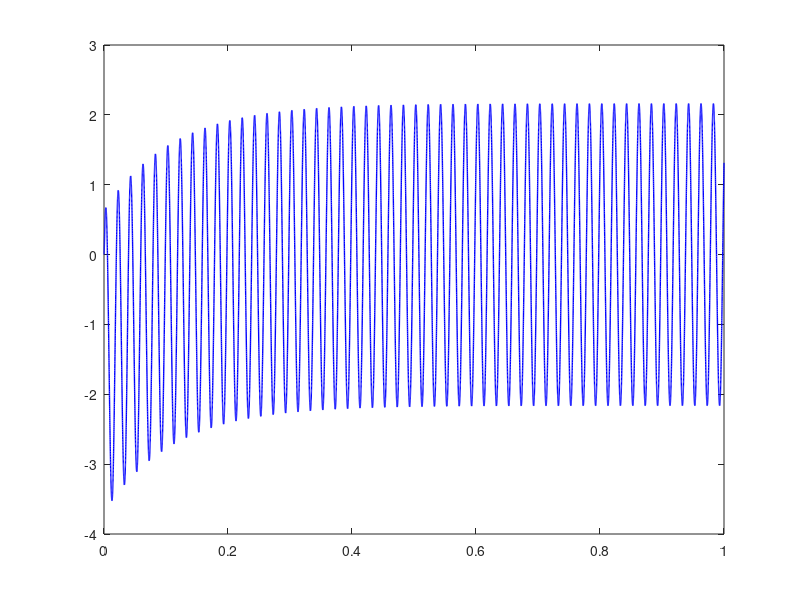

Here is the MATLAB script that generated this plot: (Note: this script raises an error after producing the figure.)
%% Steinmetz Constant slip
%Matthew Shirley
%Wednesday evening
%This is consistant with the writeup on overleaf

%Solves for current in stator I_s, given constant slip s.
%Produces a plot of current vs. time and a spectrum, both dimensional

%HEALTH WARNING!!!!! SPECTRUM WILL BE WRONG, need to talk to someone about
%details of evaluating it e.t.c..
% <--- I think this is done correctly now, MRM. 22/07/20

clear all, close all, clc

%% Define dinmensional parameters

freq = 50;  %frequency Hertz

s = 0.05; %Slip 

R_s = 2.3; %stator resistance (Ohms)

X_s =  17.5e-3 ;  %Stator reactance (Ohms)

R_r_dash = 4.2; %Rotor resistance (Ohms)

X_r_dash = X_s;  %Leakage resistance (Ohms)


X_m = 72.25/(2 * pi * freq);  %Magnetising resistance (Ohms)

V_rms = 90; %root mean squared of voltage


%% Pick nondimensional scalings
%Pick the scalings used to nondimensionalise the model

t0 = 1/freq;   %timescale  t= t0 \hat{t}
V0 = V_rms;    %voltage    V= V_{rms} \hat{V}
I0 = 1/R_r_dash; %current    I = \frac{V_{rms}}{R_r_dash}

%% calculate dimensional parameter groupings

%The dimensional coefficients:
%a_2_dim \ddot{I}_s + a_1_dim \dot{I}_s 
%                         + a_0_dim I_s =c_1_dim\dot{V}_s +c_0_dim V_s

%These are quantities \tilde{a}_i and \tilde{c}_i on overleaf
a_2_dim = X_r_dash + X_r_dash * X_s / X_m + X_s;

a_1_dim = X_r_dash * R_s/X_m + R_r_dash * X_s/(s*X_m) + R_s + R_r_dash/s;

a_0_dim = R_r_dash * R_s /(s*X_m);

c_1_dim = X_r_dash/X_m + 1;

c_0_dim = R_r_dash/(s*X_m);

%% Calculate NonDim coeffefiecents and define NonDim voltage functions

%Define voltage as funciton handle, varying with time
V_s = @(t) sqrt(2) * cos(2*pi*t); %The nondimensional voltage V_s(t)

dV_s = @(t) - 2 * sqrt(2) * pi * sin(2*pi*t); %The nondimensional derivative of voltage \dot{V}_s(t)

%Nondimensional coefficients:
% \ddot{I}_s + a_1 \dot{I}_s + a_2 \dot{I}_s = c_1 \dot{V}_s + c_0 V_s

a_1 = (a_1_dim/a_2_dim) * t0;

a_0 = (a_0_dim/a_2_dim)  * t0^2;

c_1 = (c_1_dim/a_2_dim) * (V0/I0) * t0; 

c_0 = (c_0_dim/a_2_dim) * (V0/I0) * t0^2; 

%% Define First order ODE system and solve for I_s
%Solve ODE using ode45

%ode45 only accepts first order system. 
%Let u = [I_s, dI_s]

%Define RHS of first order system
RHS = @(t,u) [0, 1; - a_0, -a_1]* u  + [0; c_1 * dV_s(t) + c_0 *V_s(t)];

%Define options for ODE solver
options = odeset('RelTol',1e-6,'AbsTol',1e-6);

%Define end time
t_end = 50;
tspan = [0, t_end]; %Interval to solve over

%inital condition
u_inital = [0; 0];

%solve using ode45
[t, u] = ode45(RHS, tspan, u_inital,options);

%t gives vector of timesteps
% u = [I_s, dI_s/dt] evaluated at points given by t

%% Convert solution to dimensional variables

%Dimensional time
t_dim = t0 * t;
%Dimensional current I_s
I_s_dim = I0 * u(:,1);

%% Plot current vs. time
ax1 = axes;
plot(ax1,t_dim,I_s_dim,'b-','LineWidth',1.0)
ax1.FontSize = 14;
xlabel('time, $\mathrm{sec}$','Interpreter','latex')
ylabel('Current in stator, $\mathrm{A}$','Interpreter','latex')

%% Plot spectrum

% Calculate the fast Fourier Transform  of I_s
% MRM - I think this does the fft bit for us.

Isp = spline(t_dim,I_s_dim);

SampleFreq = 1000;
SamplePeriod = 1/SampleFreq;
SigLength = max(t_dim)/SamplePeriod;

T = (0:1:SigLength-1)*SamplePeriod;

Ispdata = ppval(Isp,T);
Ispdata(1) = Ispdata(1)/2 + Ispdata(end)/2;

spec = fft(Ispdata);
spec = abs(spec(1:SigLength/2+1)/SigLength); % Frequencies less than Nyquist

f = SampleFreq*(0:(SigLength/2))/SigLength;

%Define range
freq_min = 0;
freq_max = 100;

%plot
figure
ax2 =axes;
plot(f,spec,'b-o','LineWidth',0.8)
xlim([freq_min, freq_max])
xlabel('frequency, $\mathrm{Hz}$','Interpreter','latex')